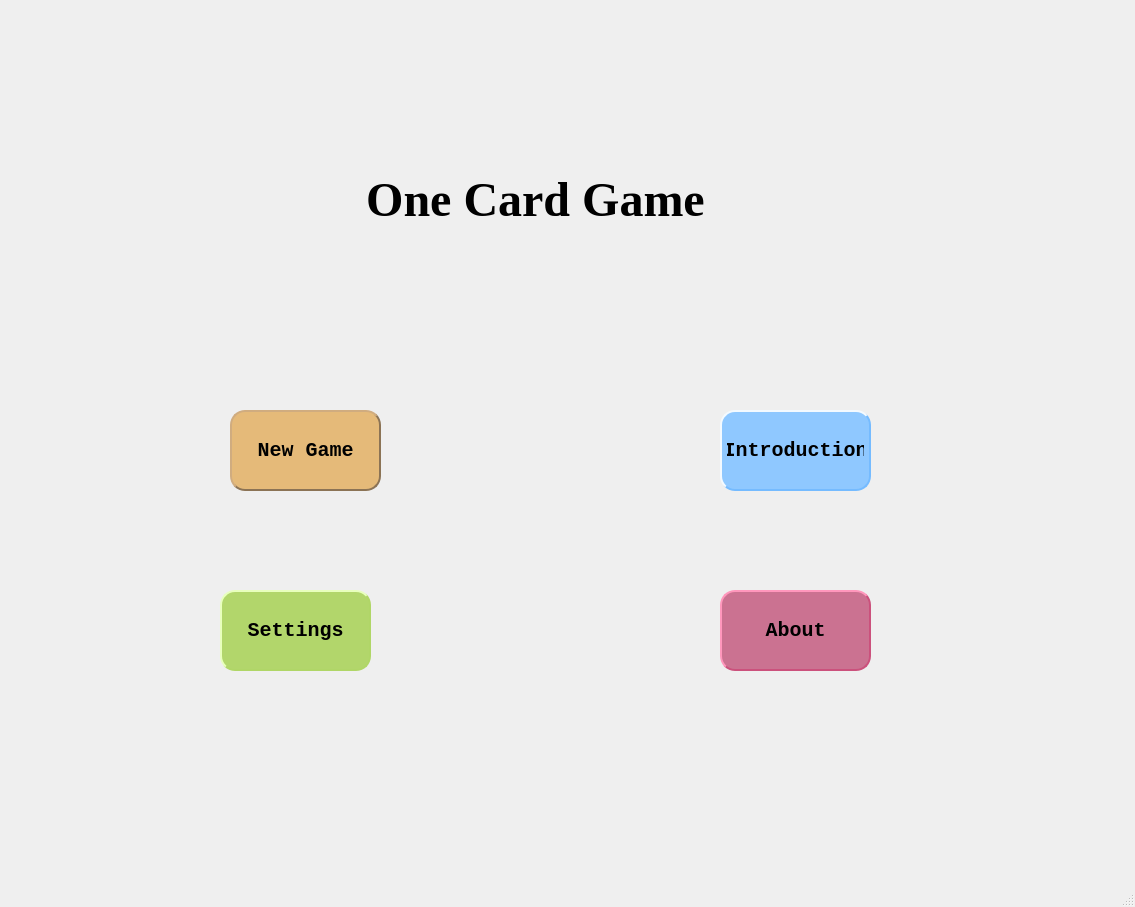
<?xml version="1.0" encoding="UTF-8"?>
<ui version="4.0">
 <class>MainWindow</class>
 <widget class="QMainWindow" name="MainWindow">
  <property name="geometry">
   <rect>
    <x>0</x>
    <y>0</y>
    <width>1135</width>
    <height>907</height>
   </rect>
  </property>
  <property name="windowTitle">
   <string>One Card</string>
  </property>
  <widget class="QWidget" name="centralwidget">
   <widget class="QLabel" name="title">
    <property name="geometry">
     <rect>
      <x>360</x>
      <y>140</y>
      <width>351</width>
      <height>121</height>
     </rect>
    </property>
    <property name="font">
     <font>
      <family>Times New Roman</family>
      <pointsize>28</pointsize>
      <bold>true</bold>
     </font>
    </property>
    <property name="text">
     <string>&lt;html&gt;&lt;head/&gt;&lt;body&gt;&lt;p align=&quot;center&quot;&gt;&lt;span style=&quot; font-size:36pt;&quot;&gt;One Card Game&lt;/span&gt;&lt;/p&gt;&lt;/body&gt;&lt;/html&gt;</string>
    </property>
   </widget>
   <widget class="QPushButton" name="game_btn">
    <property name="geometry">
     <rect>
      <x>230</x>
      <y>410</y>
      <width>151</width>
      <height>81</height>
     </rect>
    </property>
    <property name="font">
     <font>
      <family>Consolas</family>
      <pointsize>-1</pointsize>
      <italic>false</italic>
      <bold>true</bold>
     </font>
    </property>
    <property name="styleSheet">
     <string notr="true">QPushButton
{
	background-color: #e5ba79; 
	border-style: outset;
	border-width: 2px;
	border-radius:15px; 
	border-color: #8B7355;
	font: bold 20px;
	min-width:2em;
	padding: 5px;
	color: black;
}
 
QPushButton:hover
{
	background-color: #e5cda7;
}
 
QPushButton:pressed
{
	background-color: #e5cda7; 
	border-style: inset;
}</string>
    </property>
    <property name="text">
     <string>New Game</string>
    </property>
   </widget>
   <widget class="QPushButton" name="intro_btn">
    <property name="geometry">
     <rect>
      <x>720</x>
      <y>410</y>
      <width>151</width>
      <height>81</height>
     </rect>
    </property>
    <property name="font">
     <font>
      <family>Consolas</family>
      <pointsize>-1</pointsize>
      <italic>false</italic>
      <bold>true</bold>
     </font>
    </property>
    <property name="styleSheet">
     <string notr="true">QPushButton
{
	background-color: #8fc8ff; 
	border-style: outset;
	border-width: 2px;
	border-radius:15px; 
	border-color: #75bbff;
	font: bold 20px;
	min-width:2em;
	padding: 5px;
	color: black;
}
 
QPushButton:hover
{
	background-color: #d5ebe1;
}
 
QPushButton:pressed
{
	background-color: #d5ebe1; 
	border-style: inset;
}</string>
    </property>
    <property name="text">
     <string>Introduction</string>
    </property>
   </widget>
   <widget class="QPushButton" name="setting_btn">
    <property name="geometry">
     <rect>
      <x>220</x>
      <y>590</y>
      <width>151</width>
      <height>81</height>
     </rect>
    </property>
    <property name="font">
     <font>
      <family>Consolas</family>
      <pointsize>-1</pointsize>
      <italic>false</italic>
      <bold>true</bold>
     </font>
    </property>
    <property name="styleSheet">
     <string notr="true">QPushButton
{
	background-color: #b2d66b; 
	border-style: outset;
	border-width: 2px;
	border-radius:15px; 
	border-color: #b0d667;
	font: bold 20px;
	min-width:2em;
	padding: 5px;
	color: black;
}
 
QPushButton:hover
{
	background-color: #c4d6a1;
}
 
QPushButton:pressed
{
	background-color: #c4d6a1; 
	border-style: inset;
}</string>
    </property>
    <property name="text">
     <string>Settings</string>
    </property>
   </widget>
   <widget class="QPushButton" name="about_btn">
    <property name="geometry">
     <rect>
      <x>720</x>
      <y>590</y>
      <width>151</width>
      <height>81</height>
     </rect>
    </property>
    <property name="font">
     <font>
      <family>Consolas</family>
      <pointsize>-1</pointsize>
      <italic>false</italic>
      <bold>true</bold>
     </font>
    </property>
    <property name="styleSheet">
     <string notr="true">QPushButton
{
	background-color: #cb7291; 
	border-style: outset;
	border-width: 2px;
	border-radius:15px; 
	border-color: #cb517c;
	font: bold 20px;
	min-width:2em;
	padding: 5px;
	color: black;
}
 
QPushButton:hover
{
	background-color: #cb90a5;
}
 
QPushButton:pressed
{
	background-color: #cb90a5; 
	border-style: inset;
}</string>
    </property>
    <property name="text">
     <string>About</string>
    </property>
   </widget>
   <widget class="QLabel" name="game_icon">
    <property name="geometry">
     <rect>
      <x>130</x>
      <y>420</y>
      <width>51</width>
      <height>51</height>
     </rect>
    </property>
    <property name="text">
     <string/>
    </property>
    <property name="pixmap">
     <pixmap>res/games.png</pixmap>
    </property>
   </widget>
   <widget class="QLabel" name="intro_icon">
    <property name="geometry">
     <rect>
      <x>620</x>
      <y>420</y>
      <width>58</width>
      <height>51</height>
     </rect>
    </property>
    <property name="text">
     <string/>
    </property>
    <property name="pixmap">
     <pixmap>res/intro.png</pixmap>
    </property>
   </widget>
   <widget class="QLabel" name="setting_icon">
    <property name="geometry">
     <rect>
      <x>130</x>
      <y>610</y>
      <width>58</width>
      <height>51</height>
     </rect>
    </property>
    <property name="text">
     <string/>
    </property>
    <property name="pixmap">
     <pixmap>res/setting.png</pixmap>
    </property>
   </widget>
   <widget class="QLabel" name="about_icon">
    <property name="geometry">
     <rect>
      <x>620</x>
      <y>600</y>
      <width>58</width>
      <height>51</height>
     </rect>
    </property>
    <property name="text">
     <string/>
    </property>
    <property name="pixmap">
     <pixmap>res/about.png</pixmap>
    </property>
   </widget>
  </widget>
  <widget class="QMenuBar" name="menubar">
   <property name="geometry">
    <rect>
     <x>0</x>
     <y>0</y>
     <width>1135</width>
     <height>21</height>
    </rect>
   </property>
  </widget>
  <widget class="QStatusBar" name="statusbar"/>
 </widget>
 <resources/>
 <connections/>
</ui>
